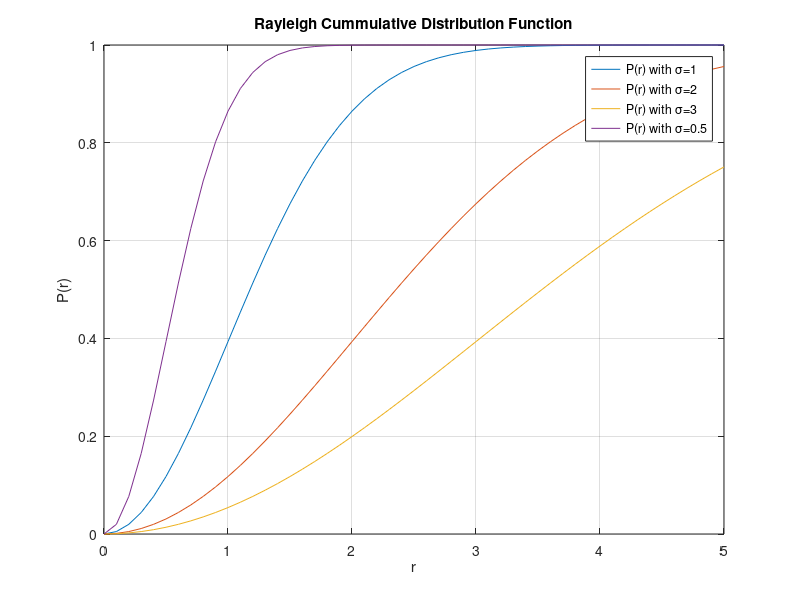

Write the MATLAB code that produced this figure.
%% Rayleigh Cummulative Density Function
% Copyright 2007 Telecommunications Lab
% $Revision: 1.0 $ $Date: 2007/06/21 12:45:07 $

r = 0:0000.1:5;

sigma = 1;
P1 = 1 - exp(-(r.^2/(2*sigma.^2)));

sigma = 2;
P2 = 1 - exp(-(r.^2/(2*sigma.^2)));

sigma = 3;
P3 = 1 - exp(-(r.^2/(2*sigma.^2)));

sigma = 0.5;
P05 = 1 - exp(-(r.^2/(2*sigma.^2)));


plot(r, P1, r, P2, r, P3, r, P05);
title('Rayleigh Cummulative Distribution Function')
xlabel('r')
legend('P(r) with \sigma=1', 'P(r) with \sigma=2', 'P(r) with \sigma=3', 'P(r) with \sigma=0.5');
ylabel('P(r)')
grid on;